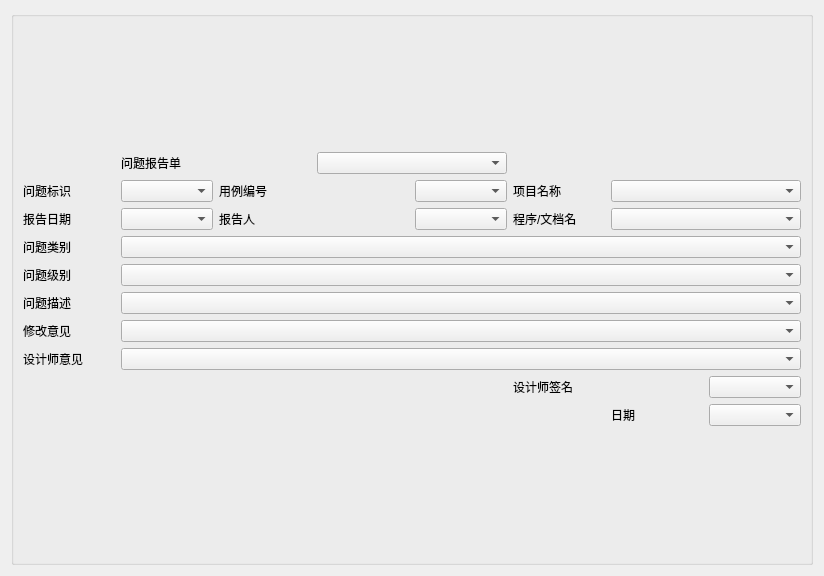
<?xml version="1.0" encoding="UTF-8"?>
<ui version="4.0">
 <class>Form</class>
 <widget class="QWidget" name="Form">
  <property name="geometry">
   <rect>
    <x>0</x>
    <y>0</y>
    <width>824</width>
    <height>576</height>
   </rect>
  </property>
  <property name="windowTitle">
   <string>Form</string>
  </property>
  <layout class="QGridLayout" name="gridLayout_2">
   <item row="0" column="0">
    <widget class="QGroupBox" name="groupBox">
     <property name="title">
      <string/>
     </property>
     <layout class="QGridLayout" name="gridLayout_3">
      <item row="0" column="0">
       <layout class="QGridLayout" name="gridLayout">
        <item row="0" column="1" colspan="2">
         <widget class="QLabel" name="label">
          <property name="text">
           <string>问题报告单</string>
          </property>
         </widget>
        </item>
        <item row="0" column="3" colspan="2">
         <widget class="QComboBox" name="combox_tablename"/>
        </item>
        <item row="1" column="0">
         <widget class="QLabel" name="label_2">
          <property name="text">
           <string>问题标识</string>
          </property>
         </widget>
        </item>
        <item row="1" column="1">
         <widget class="QComboBox" name="combox_bugID"/>
        </item>
        <item row="1" column="2" colspan="2">
         <widget class="QLabel" name="label_3">
          <property name="text">
           <string>用例编号</string>
          </property>
         </widget>
        </item>
        <item row="1" column="4">
         <widget class="QComboBox" name="combox_caseID"/>
        </item>
        <item row="1" column="5">
         <widget class="QLabel" name="label_4">
          <property name="text">
           <string>项目名称</string>
          </property>
         </widget>
        </item>
        <item row="1" column="6" colspan="2">
         <widget class="QComboBox" name="combox_projectname"/>
        </item>
        <item row="2" column="0">
         <widget class="QLabel" name="label_5">
          <property name="text">
           <string>报告日期</string>
          </property>
         </widget>
        </item>
        <item row="2" column="1">
         <widget class="QComboBox" name="combox_bugdate"/>
        </item>
        <item row="2" column="2" colspan="2">
         <widget class="QLabel" name="label_6">
          <property name="text">
           <string>报告人</string>
          </property>
         </widget>
        </item>
        <item row="2" column="4">
         <widget class="QComboBox" name="combox_bugowner"/>
        </item>
        <item row="2" column="5">
         <widget class="QLabel" name="label_7">
          <property name="text">
           <string>程序/文档名</string>
          </property>
         </widget>
        </item>
        <item row="2" column="6" colspan="2">
         <widget class="QComboBox" name="combox_version"/>
        </item>
        <item row="3" column="0">
         <widget class="QLabel" name="label_8">
          <property name="text">
           <string>问题类别</string>
          </property>
         </widget>
        </item>
        <item row="3" column="1" colspan="7">
         <widget class="QComboBox" name="combox_bugclass"/>
        </item>
        <item row="4" column="0">
         <widget class="QLabel" name="label_9">
          <property name="text">
           <string>问题级别</string>
          </property>
         </widget>
        </item>
        <item row="4" column="1" colspan="7">
         <widget class="QComboBox" name="combox_buglevel"/>
        </item>
        <item row="5" column="0">
         <widget class="QLabel" name="label_10">
          <property name="text">
           <string>问题描述</string>
          </property>
         </widget>
        </item>
        <item row="5" column="1" colspan="7">
         <widget class="QComboBox" name="combox_bugdescrip"/>
        </item>
        <item row="6" column="0">
         <widget class="QLabel" name="label_11">
          <property name="text">
           <string>修改意见</string>
          </property>
         </widget>
        </item>
        <item row="6" column="1" colspan="7">
         <widget class="QComboBox" name="combox_bugexpect"/>
        </item>
        <item row="7" column="0">
         <widget class="QLabel" name="label_12">
          <property name="text">
           <string>设计师意见</string>
          </property>
         </widget>
        </item>
        <item row="7" column="1" colspan="7">
         <widget class="QComboBox" name="combox_fixed"/>
        </item>
        <item row="8" column="5" colspan="2">
         <widget class="QLabel" name="label_13">
          <property name="text">
           <string>设计师签名</string>
          </property>
         </widget>
        </item>
        <item row="8" column="7">
         <widget class="QComboBox" name="combox_sign"/>
        </item>
        <item row="9" column="6">
         <widget class="QLabel" name="label_14">
          <property name="text">
           <string>日期</string>
          </property>
         </widget>
        </item>
        <item row="9" column="7">
         <widget class="QComboBox" name="combox_signdate"/>
        </item>
       </layout>
      </item>
     </layout>
    </widget>
   </item>
  </layout>
 </widget>
 <resources/>
 <connections/>
</ui>
